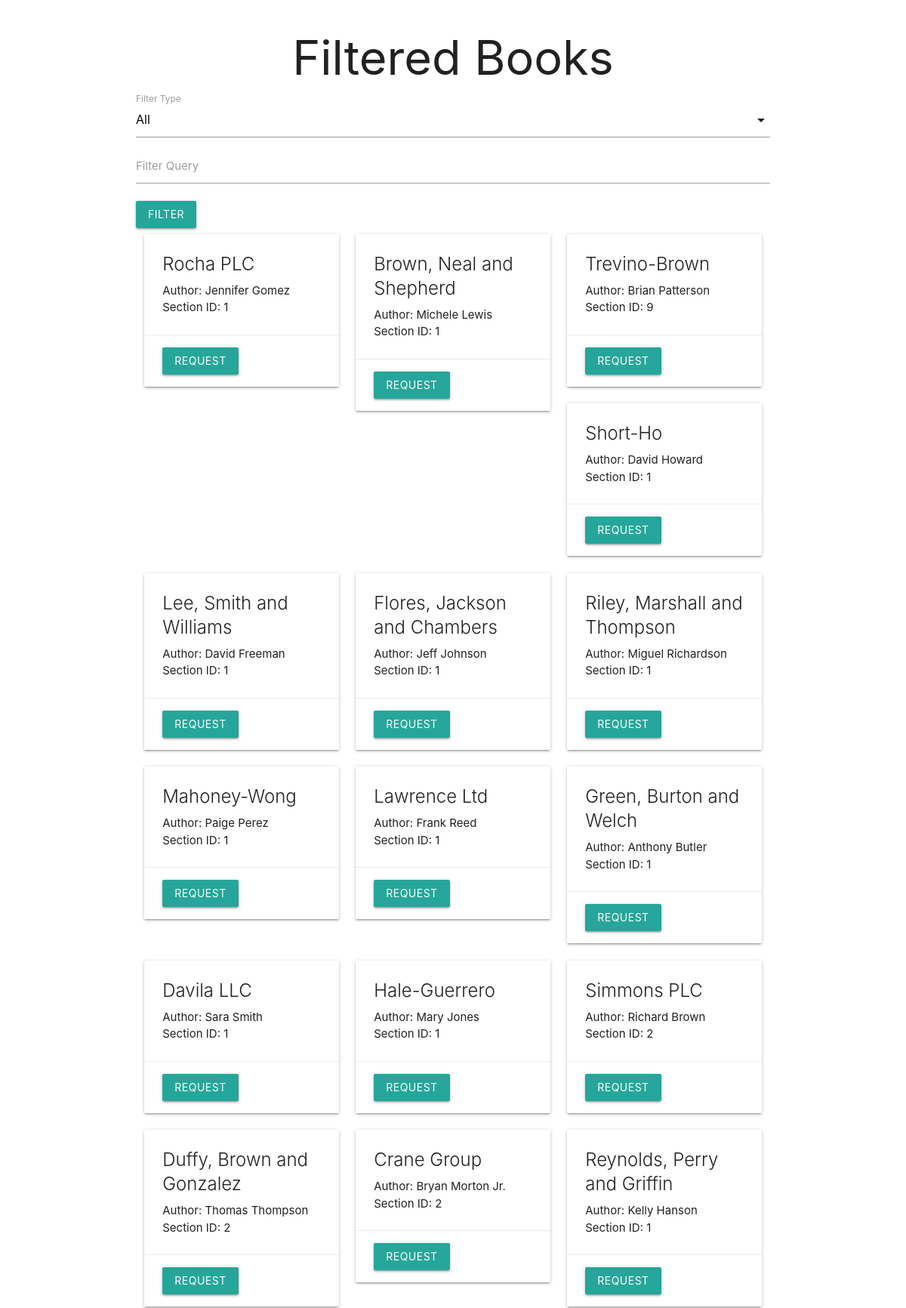
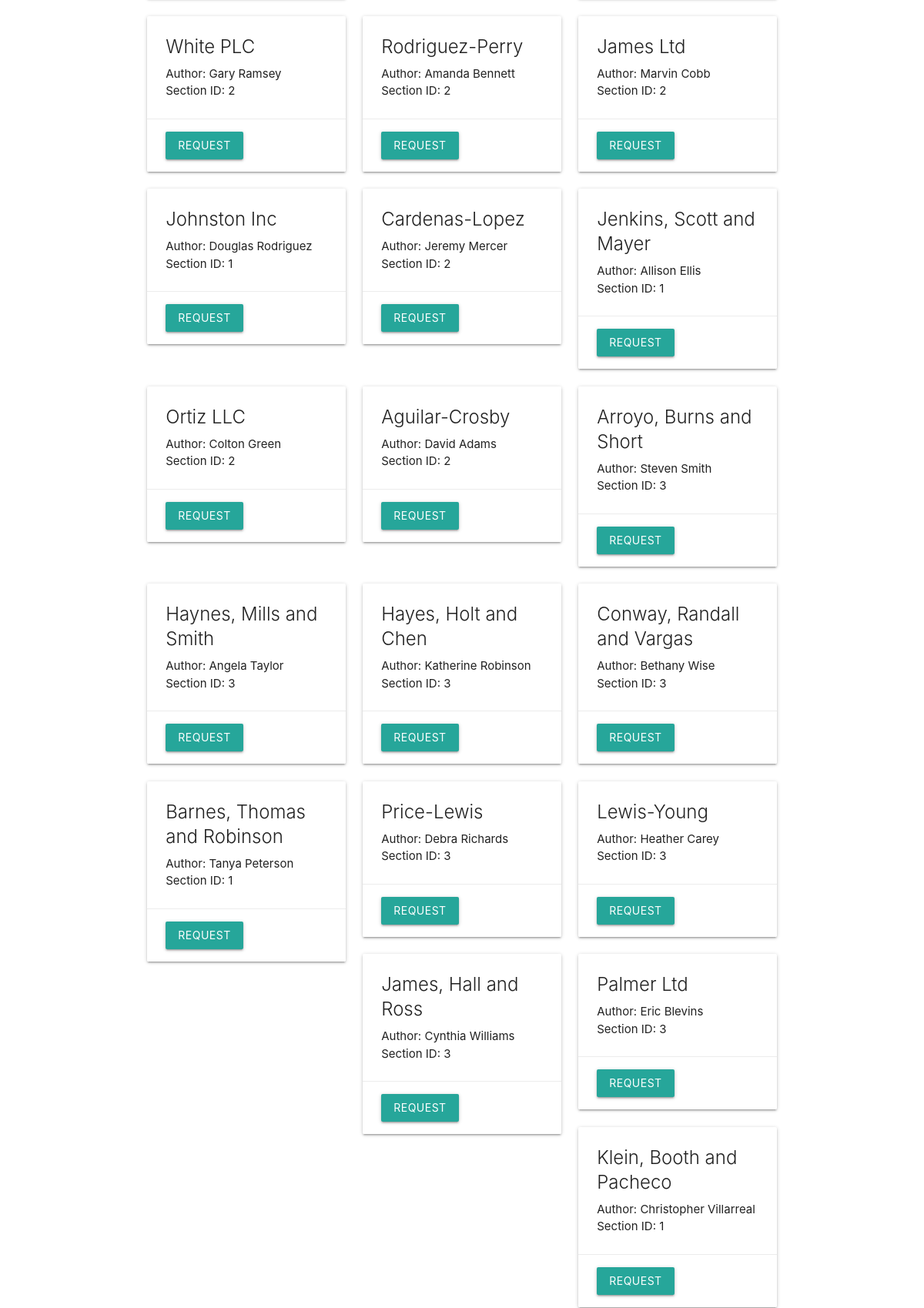
Screenshot of /books/filter (upper part) with the database file from the repository (2 pictures, top to bottom).
### models.py (models this page shows, shortened)
class Book(db.Model):
    __table_name__ = "book"
    id = Column(Integer, primary_key=True)
    name = Column(String(100), nullable=False)
    content = Column(Text, nullable=False)
    author = Column(String(100), nullable=False)
    section_id = Column(Integer, ForeignKey('section.id'), nullable=False)
    user_books = db.relationship('UserBook', back_populates='book', lazy=True)

### app.py (the view)
@app.route('/books/filter', methods=['GET'])
def list_books_by_filter():
    filter_type = request.args.get('filter_type', 'all')
    query = request.args.get('query', '')
    sections = Section.query.all()
    if filter_type == 'section':
        section_id = request.args.get('section_id')
        books = Book.query.filter(Book.section_id == section_id).all()
    elif filter_type == 'author':
        books = Book.query.filter(Book.author.ilike(f"%{query}%")).all()
    else:
        books = Book.query.filter(or_(Book.name.ilike(f"%{query}%"), Book.author.ilike(f"%{query}%"))).all()
    return render_template('books/books_filter.html', books=books, sections=sections, filter_type=filter_type, query=query)

### templates/books/books_filter.html (shortened to what this page needs)
<!DOCTYPE html>
<html lang="en">
<head>
    <link rel="stylesheet" href="https://cdnjs.cloudflare.com/ajax/libs/materialize/1.0.0/css/materialize.min.css">
</head>
<body>
    <div class="container">
        <h1 class="center-align">Filtered Books</h1>
        <form action="/books/filter" method="GET">
            <div class="input-field">
                <label for="filter_type">Filter Type</label>
            </div>
            <div class="input-field" id="query_input" style="display: {% if filter_type != 'section' %}block{% else %}none{% endif %};">
                <input type="text" name="query" id="query" value="{{ query }}">
                <label for="query">Filter Query</label>
            </div>
            <button class="btn waves-effect waves-light" type="submit">Filter</button>
        </form>
        <div class="row">
            {% for book in books %}
            <div class="col s12 m6 l4">
                <div class="card">
                    <div class="card-content">
                        <span class="card-title">{{ book.name }}</span>
                        <p>Author: {{ book.author }}</p>
                        <p>Section ID: {{ book.section_id }}</p>
                    </div>
                    <div class="card-action">
                        <a href="{{ url_for('request_book', book_id=book.id) }}" class="btn waves-effect waves-light">Request</a>
                    </div>
                </div>
            </div>
            {% endfor %}
        </div>
    </div>
</body>
</html>

### rows the page displays
Book: name "Rocha PLC", author "Jennifer Gomez", section_id "1"
Book: name "Brown, Neal and Shepherd", author "Michele Lewis", section_id "1"
Book: name "Trevino-Brown", author "Brian Patterson", section_id "9"
Book: name "Short-Ho", author "David Howard", section_id "1"
Book: name "Lee, Smith and Williams", author "David Freeman", section_id "1"
Book: name "Flores, Jackson and Chambers", author "Jeff Johnson", section_id "1"
Book: name "Riley, Marshall and Thompson", author "Miguel Richardson", section_id "1"
Book: name "Mahoney-Wong", author "Paige Perez", section_id "1"
Book: name "Lawrence Ltd", author "Frank Reed", section_id "1"
Book: name "Green, Burton and Welch", author "Anthony Butler", section_id "1"
Book: name "Davila LLC", author "Sara Smith", section_id "1"
Book: name "Hale-Guerrero", author "Mary Jones", section_id "1"
Book: name "Simmons PLC", author "Richard Brown", section_id "2"
Book: name "Duffy, Brown and Gonzalez", author "Thomas Thompson", section_id "2"
Book: name "Crane Group", author "Bryan Morton Jr.", section_id "2"
Book: name "Reynolds, Perry and Griffin", author "Kelly Hanson", section_id "1"
Book: name "White PLC", author "Gary Ramsey", section_id "2"
Book: name "Rodriguez-Perry", author "Amanda Bennett", section_id "2"
Book: name "James Ltd", author "Marvin Cobb", section_id "2"
Book: name "Johnston Inc", author "Douglas Rodriguez", section_id "1"
Book: name "Cardenas-Lopez", author "Jeremy Mercer", section_id "2"
Book: name "Jenkins, Scott and Mayer", author "Allison Ellis", section_id "1"
Book: name "Ortiz LLC", author "Colton Green", section_id "2"
Book: name "Aguilar-Crosby", author "David Adams", section_id "2"
Book: name "Arroyo, Burns and Short", author "Steven Smith", section_id "3"
Book: name "Haynes, Mills and Smith", author "Angela Taylor", section_id "3"
Book: name "Hayes, Holt and Chen", author "Katherine Robinson", section_id "3"
Book: name "Conway, Randall and Vargas", author "Bethany Wise", section_id "3"
Book: name "Barnes, Thomas and Robinson", author "Tanya Peterson", section_id "1"
Book: name "Price-Lewis", author "Debra Richards", section_id "3"
Book: name "Lewis-Young", author "Heather Carey", section_id "3"
Book: name "James, Hall and Ross", author "Cynthia Williams", section_id "3"
Book: name "Palmer Ltd", author "Eric Blevins", section_id "3"
Book: name "Klein, Booth and Pacheco", author "Christopher Villarreal", section_id "1"
